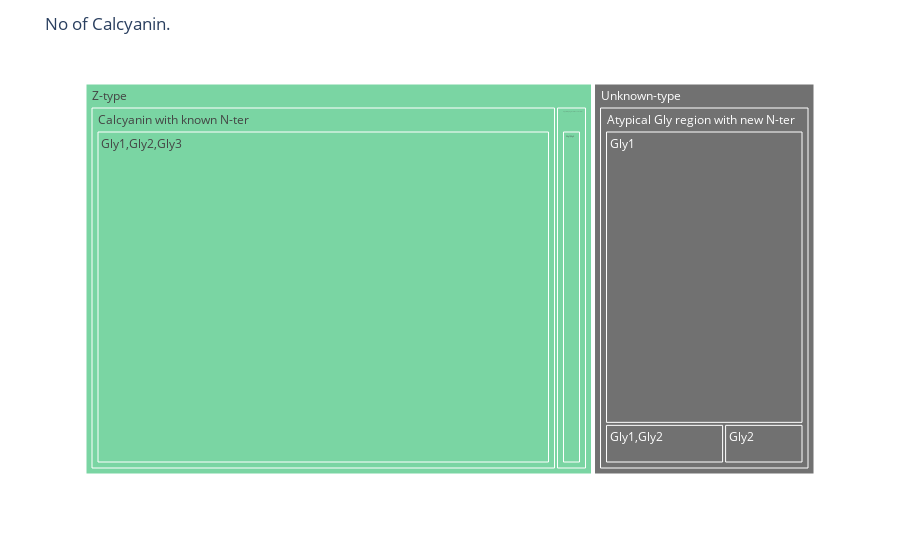

The notebook cell saved with this chart:
### Code cell
def make_sunburst(cnx):
    sequence_df = pd.read_sql_query("""
        SELECT * FROM summary as s JOIN 
        genomes as g on g.Accession = s.sequence_src JOIN
        harley as h on h.Accession = g.Accession

        """,cnx).set_index("sequence_accession")
    sequence_df.nter.fillna("Unknown-type",inplace=True)
    sequence_df = sequence_df.groupby(
        ["Date","flag","nter","cter"]).count().reset_index() 
    sequence_df = sequence_df[["Date","flag","nter","cter","sequence_src"]]
    sequence_df.columns = ["Date","flag","nter","cter","No of sequences"]
    # We make a sunburst chart : 
    sunburst = px.sunburst(sequence_df, path=['nter', 'flag', 'cter', "Date"], 
                           values='No of sequences', 
                           color = "nter",
                           color_discrete_map=NTER_CMAP)
    sunburst.update_layout(title="No of Calcyanin.")
    return sunburst

def make_calcyanin_treemap(cnx):
    sequence_df = pd.read_sql_query("""
        SELECT * FROM summary as s JOIN 
        genomes as g on g.Accession = s.sequence_src JOIN
        harley as h on h.Accession = g.Accession

        """,cnx).set_index("sequence_accession")
    sequence_df.nter.fillna("Unknown-type",inplace=True)
    sequence_df = sequence_df[["flag","nter","cter","sequence_src"]]
    sequence_df.columns = ["flag","nter","cter","No of sequences"]
    sequence_df = sequence_df.groupby(
        ["flag","nter","cter"]).count().reset_index() 
    # We make a sunburst chart : 
    # And another one with the same kind of information : a treemap:
    treemap = px.treemap(sequence_df, path=['nter', 'flag', 'cter'], values='No of sequences',
                    color='nter',color_discrete_map = NTER_CMAP)
#    treemap.update_traces(root_color="lightgrey")
    treemap.update_layout(title="No of Calcyanin.")
    return treemap

make_calcyanin_treemap(cnx)
#make_sunburst(cnx)

### Figure 1 — Plotly figure (JSON) as saved in the notebook; plotly's stock layout.template omitted (floating-point values rounded to 4 significant figures)
{"data": [{"branchvalues": "total", "customdata": [["Z-type"], ["Unknown-type"], ["Z-type"], ["Unknown-type"], ["Unknown-type"], ["Z-type"], ["Unknown-type"], ["Z-type"], ["Unknown-type"], ["Z-type"]], "domain": {"x": [0, 1], "y": [0, 1]}, "hovertemplate": "labels=%{label}<br>No of sequences=%{value}<br>parent=%{parent}<br>id=%{id}<br>nter=%{customdata[0]}<extra></extra>", "ids": ["Z-type/Atypical Gly region with known N-ter/Gly1,Gly2", "Unknown-type/Atypical Gly region with new N-ter/Gly1,Gly2", "Z-type/Calcyanin with known N-ter/Gly1,Gly2,Gly3", "Unknown-type/Atypical Gly region with new N-ter/Gly1", "Unknown-type/Atypical Gly region with new N-ter/Gly2", "Z-type/Atypical Gly region with known N-ter", "Unknown-type/Atypical Gly region with new N-ter", "Z-type/Calcyanin with known N-ter", "Unknown-type", "Z-type"], "labels": ["Gly1,Gly2", "Gly1,Gly2", "Gly1,Gly2,Gly3", "Gly1", "Gly2", "Atypical Gly region with known N-ter", "Atypical Gly region with new N-ter", "Calcyanin with known N-ter", "Unknown-type", "Z-type"], "marker": {"colors": ["#7ad5a3", "#717171", "#7ad5a3", "#717171", "#717171", "#7ad5a3", "#717171", "#7ad5a3", "#717171", "#7ad5a3"]}, "name": "", "parents": ["Z-type/Atypical Gly region with known N-ter", "Unknown-type/Atypical Gly region with new N-ter", "Z-type/Calcyanin with known N-ter", "Unknown-type/Atypical Gly region with new N-ter", "Unknown-type/Atypical Gly region with new N-ter", "Z-type", "Unknown-type", "Z-type", "", ""], "type": "treemap", "values": [6, 3, 90, 37, 2, 6, 42, 90, 42, 96]}], "layout": {"legend": {"tracegroupgap": 0}, "margin": {"t": 60}, "title": {"text": "No of Calcyanin."}}}
